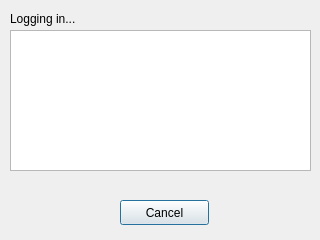
<?xml version="1.0" encoding="UTF-8"?>
<ui version="4.0">
 <class>Welcome</class>
 <widget class="QDialog" name="Welcome">
  <property name="geometry">
   <rect>
    <x>0</x>
    <y>0</y>
    <width>320</width>
    <height>240</height>
   </rect>
  </property>
  <property name="windowTitle">
   <string>Dialog</string>
  </property>
  <widget class="QPushButton" name="Cancel">
   <property name="geometry">
    <rect>
     <x>120</x>
     <y>200</y>
     <width>89</width>
     <height>25</height>
    </rect>
   </property>
   <property name="text">
    <string>Cancel</string>
   </property>
  </widget>
  <widget class="QLabel" name="Label">
   <property name="geometry">
    <rect>
     <x>10</x>
     <y>10</y>
     <width>71</width>
     <height>17</height>
    </rect>
   </property>
   <property name="text">
    <string>Logging in...</string>
   </property>
  </widget>
  <widget class="QTextBrowser" name="LogBrowser">
   <property name="geometry">
    <rect>
     <x>10</x>
     <y>30</y>
     <width>301</width>
     <height>141</height>
    </rect>
   </property>
   <property name="html">
    <string>&lt;!DOCTYPE HTML PUBLIC &quot;-//W3C//DTD HTML 4.0//EN&quot; &quot;http://www.w3.org/TR/REC-html40/strict.dtd&quot;&gt;
&lt;html&gt;&lt;head&gt;&lt;meta name=&quot;qrichtext&quot; content=&quot;1&quot; /&gt;&lt;style type=&quot;text/css&quot;&gt;
p, li { white-space: pre-wrap; }
&lt;/style&gt;&lt;/head&gt;&lt;body style=&quot; font-family:'Ubuntu'; font-size:11pt; font-weight:400; font-style:normal;&quot;&gt;
&lt;p style=&quot;-qt-paragraph-type:empty; margin-top:0px; margin-bottom:0px; margin-left:0px; margin-right:0px; -qt-block-indent:0; text-indent:0px;&quot;&gt;&lt;br /&gt;&lt;/p&gt;&lt;/body&gt;&lt;/html&gt;</string>
   </property>
  </widget>
 </widget>
 <resources/>
 <connections>
  <connection>
   <sender>Cancel</sender>
   <signal>clicked()</signal>
   <receiver>Welcome</receiver>
   <slot>reject()</slot>
   <hints>
    <hint type="sourcelabel">
     <x>164</x>
     <y>212</y>
    </hint>
    <hint type="destinationlabel">
     <x>159</x>
     <y>119</y>
    </hint>
   </hints>
  </connection>
 </connections>
 <slots>
  <slot>autoNextState(int)</slot>
 </slots>
</ui>
